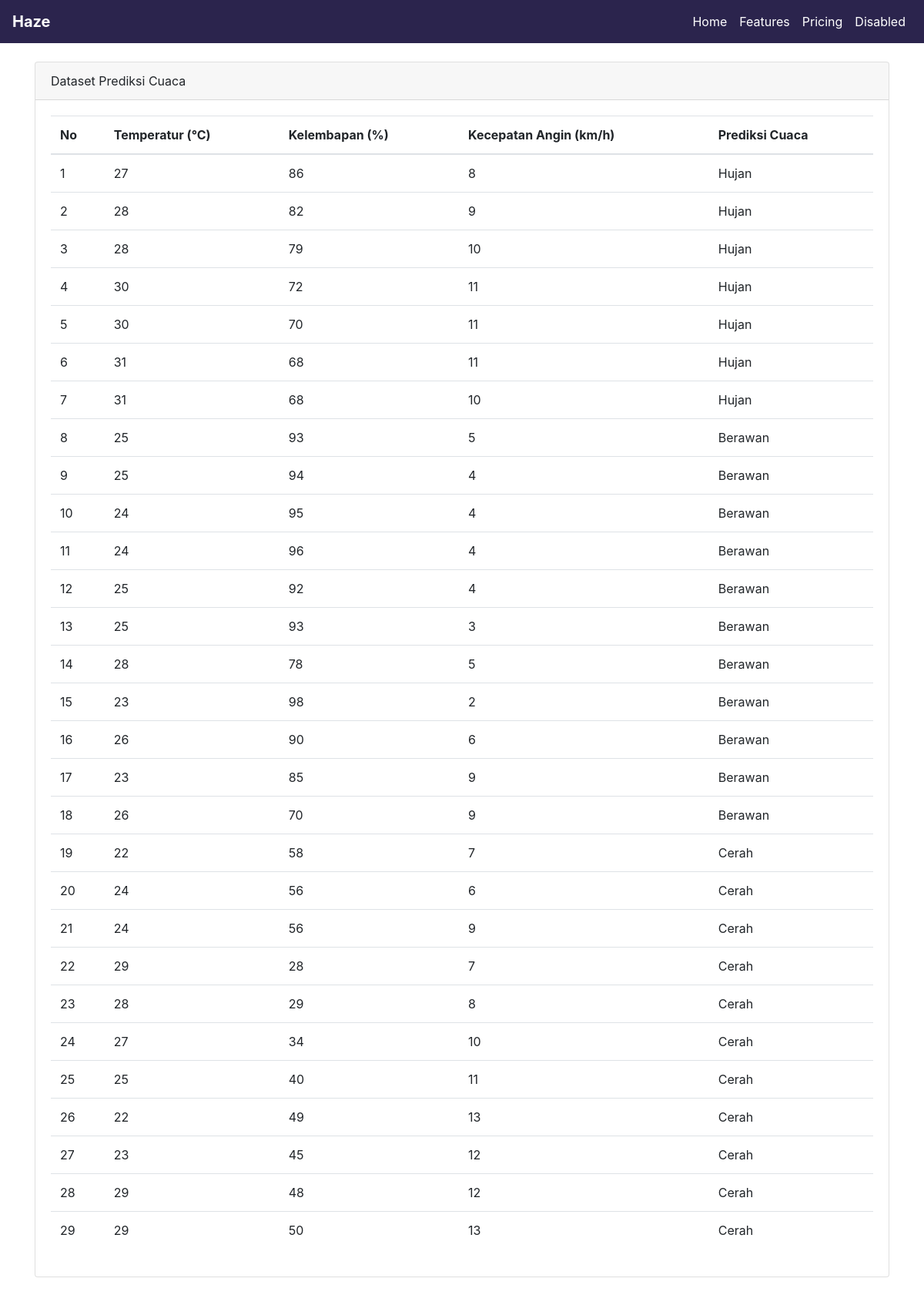
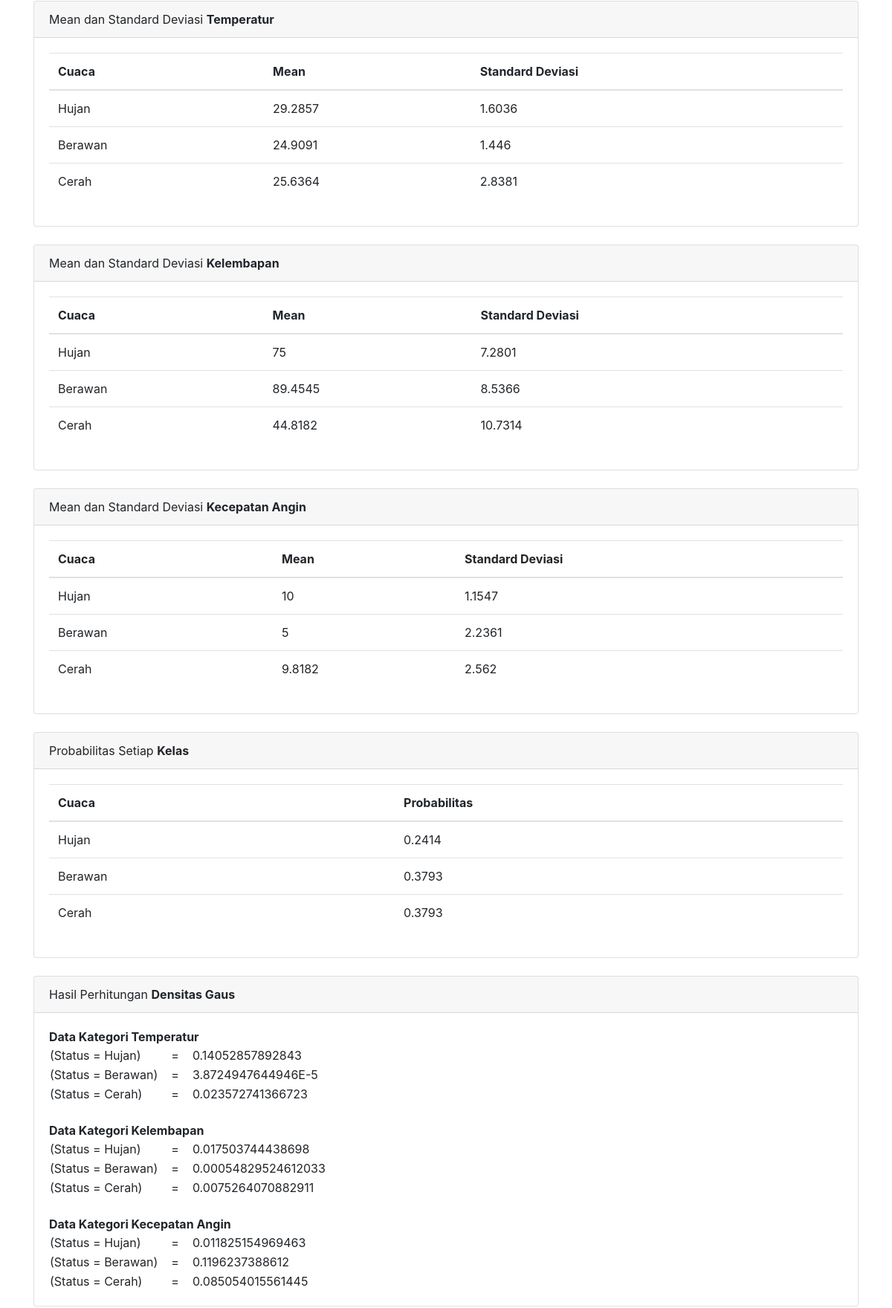
The page / (upper part) on the database its author committed (2 pictures, top to bottom).
### tables this page shows
CREATE TABLE `tbl_dataset` (
  `id_dataset` int(11) NOT NULL,
  `temperatur` int(11) NOT NULL,
  `kelembapan` int(11) NOT NULL,
  `kecepatan_angin` int(11) NOT NULL,
  `prediksi_cuaca` varchar(20) NOT NULL
);

### backend/tampilData.php (called while the page is built)
<?php
$query = "SELECT * FROM tbl_dataset";
$exe = mysqli_query($koneksi, $query);
?>

### backend/Fungsi.php (called while the page is built, shortened)
<?php
class Fungsi{
	public $koneksi;
	function __construct($con){
		$this->koneksi = $con;
	}
    function mean($atribut, $cuaca){
        $data = $this->koneksi->query("SELECT $atribut FROM tbl_dataset WHERE prediksi_cuaca = '$cuaca'");
        $jml = $this->koneksi->query("SELECT count($atribut) AS jumlah from tbl_dataset WHERE prediksi_cuaca = '$cuaca'");
        $hasil = 0;
        while ($temp =  $data->fetch_assoc()){
            $hasil += $temp[$atribut];
        }
        $temp_jlh =  $jml->fetch_assoc();
        $jumlah = $temp_jlh['jumlah'];
        $mean = $hasil/$jumlah;
        return $mean;
    }
    function standarDeviasi($atribut, $cuaca){
        $data = $this->koneksi->query("SELECT $atribut FROM tbl_dataset WHERE prediksi_cuaca = '$cuaca'");
        $jml = $this->koneksi->query("SELECT count($atribut) AS jumlah from tbl_dataset WHERE prediksi_cuaca = '$cuaca'");
        $hasil = 0;
        $mean = $this->mean($atribut, $cuaca);
        while ($temp =  $data->fetch_assoc()){
            $hasil += pow(($temp[$atribut]-$mean),2);
        }
        $temp_jlh =  $jml->fetch_assoc();
        $jumlah = $temp_jlh['jumlah'];
        $temp_std = $hasil / ($jumlah-1);
        $std = sqrt($temp_std);
        return $std;
    }
    function probabilitas($cuaca){
        $data = $this->koneksi->query("SELECT COUNT(prediksi_cuaca) AS probe FROM tbl_dataset WHERE prediksi_cuaca = '$cuaca'");
        $jml = $this->koneksi->query("SELECT COUNT(prediksi_cuaca) AS jumlah FROM tbl_dataset");
        $temp =  $data->fetch_assoc();
        $hasil = $temp['probe'];
        $temp_jlh =  $jml->fetch_assoc();
        $jumlah = $temp_jlh['jumlah'];
        $probabilitas = $hasil/$jumlah;
        return $probabilitas;
    }
    function densitasGauss($atribut, $cuaca, $nilai){
        $mean = $this->mean($atribut, $cuaca);
        $std = $this->standarDeviasi($atribut, $cuaca);
        $temp1 = 1/ ((sqrt(2*3.14))*$std);
        $temp2 = (pow(($nilai-$mean),2))/(2*(pow($std,2)));
        $temp3 = pow(2.718282, -($temp2));
        $hasil = $temp1*$temp3;
        return $hasil;
    }
}
 ?>

### index.php (the view, shortened to what this page needs)
<?php
include_once './backend/koneksi.php';
include_once './backend/Fungsi.php';
$naive = new Fungsi($con);
?>
<!DOCTYPE html>
<html lang="en">
<head>
    <link rel="stylesheet" href="https://stackpath.bootstrapcdn.com/bootstrap/4.3.1/css/bootstrap.min.css"
>
</head>
<body>
    <nav class="navbar navbar-expand-md navbar-light navbar-haze kontem" style="background-color: #2B244D;">
        <a class="navbar-brand" href="#">
            <b>Haze</b>
        </a>
        <div class="collapse navbar-collapse" id="navbarNav">
            <ul class="navbar-nav ml-auto">
                <li class="nav-item active">
                    <a class="nav-link" href="#">Home <span class="sr-only">(current)</span></a>
                </li>
                <li class="nav-item">
                    <a class="nav-link" href="#">Features</a>
                </li>
                <li class="nav-item">
                    <a class="nav-link" href="#">Pricing</a>
                </li>
                <li class="nav-item">
                    <a class="nav-link disabled" href="#" tabindex="-1" aria-disabled="true">Disabled</a>
                </li>
            </ul>
        </div>
    </nav><br>
    <div class="container">
        <div class="card">
            <div class="card-header">
                Dataset Prediksi Cuaca
            </div>
            <div class="card-body">
                <table class="table">
                    <thead>
                        <tr>
                            <th>No</th>
                            <th>Temperatur (°C)</th>
                            <th>Kelembapan (%)</th>
                            <th>Kecepatan Angin (km/h)</th>
                            <th>Prediksi Cuaca</th>
                        </tr>
                    </thead>
                    <tbody>
                        <?php include_once './backend/tampilData.php';
                    $no = 1;
                    while($a = mysqli_fetch_object($exe)){
                    ?>
                        <tr>
                            <td> <?php echo $no ?> </td>
                            <td> <?php echo $a->temperatur ?> </td>
                            <td> <?php echo $a->kelembapan ?> </td>
                            <td> <?php echo $a->kecepatan_angin ?> </td>
                            <td> <?php echo $a->prediksi_cuaca ?> </td>
                        </tr>
                        <?php
                    $no++;
                    }
                    ?>
                    </tbody>
                </table>
            </div>
        </div>
        <br>
        <div class="card">
            <div class="card-header">
                Mean dan Standard Deviasi <b>Temperatur</b>
            </div>
            <div class="card-body">
                <table class="table">
                    <thead>
                        <tr>
                            <th>Cuaca</th>
                            <th>Mean</th>
                            <th>Standard Deviasi</th>
                        </tr>
                    </thead>
                    <tbody>
                        <tr>
                            <td>Hujan</td>
                            <td> <?php echo round($naive->mean("temperatur", "Hujan"),4) ?> </td>
                            <td> <?php echo round($naive->standarDeviasi("temperatur", "Hujan"),4);?> </td>
                        </tr>
                        <tr>
                            <td>Berawan</td>
                            <td> <?php echo round($naive->mean("temperatur", "Berawan"),4) ?> </td>
                            <td> <?php echo round($naive->standarDeviasi("temperatur", "Berawan"),4);?> </td>
                        </tr>
                        <tr>
                            <td>Cerah</td>
                            <td> <?php echo round($naive->mean("temperatur", "Cerah"),4) ?> </td>
                            <td> <?php echo round($naive->standarDeviasi("temperatur", "Cerah"),4);?> </td>
                        </tr>
                    </tbody>
                </table>
            </div>
        </div>
        <br>
        <div class="card">
            <div class="card-header">
                Mean dan Standard Deviasi <b>Kelembapan</b>
            </div>
            <div class="card-body">
                <table class="table">
                    <thead>
                        <tr>
                            <th>Cuaca</th>
                            <th>Mean</th>
                            <th>Standard Deviasi</th>
                        </tr>
                    </thead>
                    <tbody>
                        <tr>
                            <td>Hujan</td>
                            <td> <?php echo round($naive->mean("kelembapan", "Hujan"),4) ?> </td>
                            <td> <?php echo round($naive->standarDeviasi("kelembapan", "Hujan"),4);?> </td>
                        </tr>
                        <tr>
                            <td>Berawan</td>
                            <td> <?php echo round($naive->mean("kelembapan", "Berawan"),4) ?> </td>
                            <td> <?php echo round($naive->standarDeviasi("kelembapan", "Berawan"),4);?> </td>
                        </tr>
                        <tr>
                            <td>Cerah</td>
                            <td> <?php echo round($naive->mean("kelembapan", "Cerah"),4) ?> </td>
                            <td> <?php echo round($naive->standarDeviasi("kelembapan", "Cerah"),4);?> </td>
                        </tr>
                    </tbody>
                </table>
            </div>
        </div>
        <br>
        <div class="card">
            <div class="card-header">
                Mean dan Standard Deviasi <b>Kecepatan Angin</b>
            </div>
            <div class="card-body">
                <table class="table">
                    <thead>
                        <tr>
                            <th>Cuaca</th>
                            <th>Mean</th>
                            <th>Standard Deviasi</th>
                        </tr>
                    </thead>
                    <tbody>
                        <tr>
                            <td>Hujan</td>
                            <td> <?php echo round($naive->mean("kecepatan_angin", "Hujan"),4) ?> </td>
                            <td> <?php echo round($naive->standarDeviasi("kecepatan_angin", "Hujan"),4);?> </td>
                        </tr>
                        <tr>
                            <td>Berawan</td>
                            <td> <?php echo round($naive->mean("kecepatan_angin", "Berawan"),4) ?> </td>
                            <td> <?php echo round($naive->standarDeviasi("kecepatan_angin", "Berawan"),4);?> </td>
                        </tr>
                        <tr>
                            <td>Cerah</td>
                            <td> <?php echo round($naive->mean("kecepatan_angin", "Cerah"),4) ?> </td>
                            <td> <?php echo round($naive->standarDeviasi("kecepatan_angin", "Cerah"),4);?> </td>
                        </tr>
                    </tbody>
                </table>
            </div>
        </div>
        <br>
        <div class="card">
            <div class="card-header">
                Probabilitas Setiap <b>Kelas</b>
            </div>
            <div class="card-body">
                <table class="table">
                    <thead>
                        <tr>
                            <th>Cuaca</th>
                            <th>Probabilitas</th>
                        </tr>
                    </thead>
                    <tbody>
                        <tr>
                            <td>Hujan</td>
                            <td> <?php echo round($naive->Probabilitas("Hujan"),4); ?> </td>
                        </tr>
                        <tr>
                            <td>Berawan</td>
                            <td> <?php echo round($naive->Probabilitas("Berawan"),4); ?> </td>
                        </tr>
                        <tr>
                            <td>Cerah</td>
                            <td> <?php echo round($naive->Probabilitas("Cerah"),4); ?> </td>
                        </tr>
                    </tbody>
                </table>
            </div>
        </div>
        <br>
        <div class="card">
            <div class="card-header">
                Hasil Perhitungan <b>Densitas Gaus</b>
            </div>
            <div class="card-body">
                <b>Data Kategori Temperatur</b>
                <table>
                    <tbody>
                        <tr>
                            <td> (Status = Hujan) </td>
                            <td> &emsp;=&emsp; </td>
                            <td nowrap> <?php echo $naive->densitasGauss("temperatur", "Hujan", 31); ?> </td>
                        </tr>
                        <tr>
                            <td> (Status = Berawan) </td>
                            <td> &emsp;=&emsp; </td>
                            <td nowrap> <?php echo $naive->densitasGauss("temperatur", "Berawan", 31); ?> </td>
                        </tr>
                        <tr>
                            <td> (Status = Cerah) </td>
                            <td> &emsp;=&emsp; </td>
                            <td nowrap> <?php echo $naive->densitasGauss("temperatur", "Cerah", 31); ?> </td>
                        </tr>
                    </tbody>
                </table>
                <br>
                <b>Data Kategori Kelembapan</b>
                <table>
                    <tbody>
                        <tr>
                            <td> (Status = Hujan) </td>
                            <td> &emsp;=&emsp; </td>
                            <td nowrap> <?php echo $naive->densitasGauss("kelembapan", "Hujan", 64); ?> </td>
                        </tr>
                        <tr>
                            <td> (Status = Berawan) </td>
                            <td> &emsp;=&emsp; </td>
                            <td nowrap> <?php echo $naive->densitasGauss("kelembapan", "Berawan", 64); ?> </td>
                        </tr>
                        <tr>
                            <td> (Status = Cerah) </td>
                            <td> &emsp;=&emsp; </td>
                            <td nowrap> <?php echo $naive->densitasGauss("kelembapan", "Cerah", 64); ?> </td>
                        </tr>
                    </tbody>
                </table>
                <br>
                <b>Data Kategori Kecepatan Angin</b>
                <table>
                    <tbody>
                        <tr>
                            <td> (Status = Hujan) </td>
                            <td> &emsp;=&emsp; </td>
                            <td nowrap> <?php echo $naive->densitasGauss("kecepatan_angin", "Hujan", 7); ?> </td>
                        </tr>
                        <tr>
                            <td> (Status = Berawan) </td>
                            <td> &emsp;=&emsp; </td>
                            <td nowrap> <?php echo $naive->densitasGauss("kecepatan_angin", "Berawan", 7); ?> </td>
                        </tr>
                        <tr>
                            <td> (Status = Cerah) </td>
                            <td> &emsp;=&emsp; </td>
                            <td nowrap> <?php echo $naive->densitasGauss("kecepatan_angin", "Cerah", 7); ?> </td>
                        </tr>
                    </tbody>
                </table>
            </div>
        </div>
        <br>
        <br>
        <br>
    </div>
    <br>
</body>
</html>

### index.php (style rules this page uses)
a { color: white !important; }

### rows shown on the page
tbl_dataset: temperatur "27", kelembapan "86", kecepatan_angin "8", prediksi_cuaca "Hujan"
tbl_dataset: temperatur "28", kelembapan "82", kecepatan_angin "9", prediksi_cuaca "Hujan"
tbl_dataset: temperatur "28", kelembapan "79", kecepatan_angin "10", prediksi_cuaca "Hujan"
tbl_dataset: temperatur "30", kelembapan "72", kecepatan_angin "11", prediksi_cuaca "Hujan"
tbl_dataset: temperatur "30", kelembapan "70", kecepatan_angin "11", prediksi_cuaca "Hujan"
tbl_dataset: temperatur "31", kelembapan "68", kecepatan_angin "11", prediksi_cuaca "Hujan"
tbl_dataset: temperatur "31", kelembapan "68", kecepatan_angin "10", prediksi_cuaca "Hujan"
tbl_dataset: temperatur "25", kelembapan "93", kecepatan_angin "5", prediksi_cuaca "Berawan"
tbl_dataset: temperatur "25", kelembapan "94", kecepatan_angin "4", prediksi_cuaca "Berawan"
tbl_dataset: temperatur "24", kelembapan "95", kecepatan_angin "4", prediksi_cuaca "Berawan"
tbl_dataset: temperatur "24", kelembapan "96", kecepatan_angin "4", prediksi_cuaca "Berawan"
tbl_dataset: temperatur "25", kelembapan "92", kecepatan_angin "4", prediksi_cuaca "Berawan"
tbl_dataset: temperatur "25", kelembapan "93", kecepatan_angin "3", prediksi_cuaca "Berawan"
tbl_dataset: temperatur "28", kelembapan "78", kecepatan_angin "5", prediksi_cuaca "Berawan"
tbl_dataset: temperatur "23", kelembapan "98", kecepatan_angin "2", prediksi_cuaca "Berawan"
tbl_dataset: temperatur "26", kelembapan "90", kecepatan_angin "6", prediksi_cuaca "Berawan"
tbl_dataset: temperatur "23", kelembapan "85", kecepatan_angin "9", prediksi_cuaca "Berawan"
tbl_dataset: temperatur "26", kelembapan "70", kecepatan_angin "9", prediksi_cuaca "Berawan"
tbl_dataset: temperatur "22", kelembapan "58", kecepatan_angin "7", prediksi_cuaca "Cerah"
tbl_dataset: temperatur "24", kelembapan "56", kecepatan_angin "6", prediksi_cuaca "Cerah"
tbl_dataset: temperatur "24", kelembapan "56", kecepatan_angin "9", prediksi_cuaca "Cerah"
tbl_dataset: temperatur "29", kelembapan "28", kecepatan_angin "7", prediksi_cuaca "Cerah"
tbl_dataset: temperatur "28", kelembapan "29", kecepatan_angin "8", prediksi_cuaca "Cerah"
tbl_dataset: temperatur "27", kelembapan "34", kecepatan_angin "10", prediksi_cuaca "Cerah"
tbl_dataset: temperatur "25", kelembapan "40", kecepatan_angin "11", prediksi_cuaca "Cerah"
tbl_dataset: temperatur "22", kelembapan "49", kecepatan_angin "13", prediksi_cuaca "Cerah"
tbl_dataset: temperatur "23", kelembapan "45", kecepatan_angin "12", prediksi_cuaca "Cerah"
tbl_dataset: temperatur "29", kelembapan "48", kecepatan_angin "12", prediksi_cuaca "Cerah"
tbl_dataset: temperatur "29", kelembapan "50", kecepatan_angin "13", prediksi_cuaca "Cerah"

### other values the page prints
$naive->mean("temperatur", "Hujan") "29.2857"
$naive->standarDeviasi("temperatur", "Hujan") "1.6036"
$naive->mean("temperatur", "Berawan") "24.9091"
$naive->standarDeviasi("temperatur", "Berawan") "1.446"
$naive->mean("temperatur", "Cerah") "25.6364"
$naive->standarDeviasi("temperatur", "Cerah") "2.8381"
$naive->mean("kelembapan", "Hujan") "75"
$naive->standarDeviasi("kelembapan", "Hujan") "7.2801"
$naive->mean("kelembapan", "Berawan") "89.4545"
$naive->standarDeviasi("kelembapan", "Berawan") "8.5366"
$naive->mean("kelembapan", "Cerah") "44.8182"
$naive->standarDeviasi("kelembapan", "Cerah") "10.7314"
$naive->mean("kecepatan_angin", "Hujan") "10"
$naive->standarDeviasi("kecepatan_angin", "Hujan") "1.1547"
$naive->mean("kecepatan_angin", "Berawan") "5"
